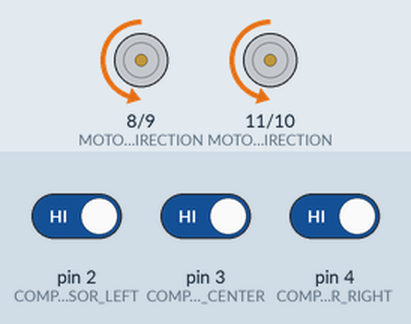
Simulated run of this sketch. Board: Arduino Uno, built with avr-gcc and run on an emulated ATmega328P. Shown: direction and speed pins drawn as motors (green arrow = direction pin HIGH = forward, orange = LOW = backward, longer = more drive). Inputs (shaded band) come from the test bench; at power-on: pin 2 (COMPACT_PROXIMITY_SENSOR_LEFT) HIGH, pin 3 (COMPACT_PROXIMITY_SENSOR_CENTER) HIGH, pin 4 (COMPACT_PROXIMITY_SENSOR_RIGHT) HIGH.

Above: at 1.3 s.
1.7 s: pin 2 (COMPACT_PROXIMITY_SENSOR_LEFT) driven LOW
Timing chart, 0 to 2.1 s (numbered marks = the images above; inputs shaded):
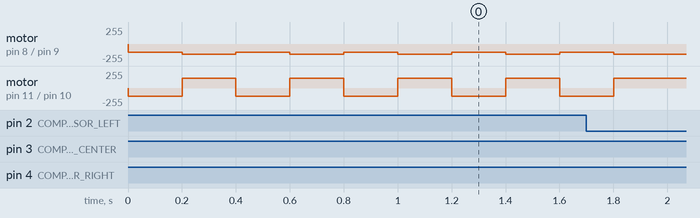

Measured:
- by itself, motor on pin 8 (MOTOR_1_DIRECTION) / pin 9 (MOTOR_1_SPEED): alternates backward 150/255 for 0.20 s and backward 120/255 for 0.20 s
- by itself, motor on pin 11 (MOTOR_2_DIRECTION) / pin 10 (MOTOR_2_SPEED): alternates forward 150/255 for 0.20 s and backward 120/255 for 0.20 s

The sketch:

MINI_PRIME_MAZE.ino
```cpp
//*********************************************//
//                   MINIBOT                   //
//               MINI_PRIME_ MAZE              //
//                                             //
//  This enables a bot to avoid obstacles and  //
//          may also solve mazes.              //
//               Codes by:                     //
//        e-Gizmo Mechatronix Central          //
//         Taft, Manila, Philippines           //
//           http://www.egizmo.com             //
//                May 15,2016                  //
//*********************************************//

// INITIALIZATION:
#define COMPACT_PROXIMITY_SENSOR_LEFT    2       // compact proximity sensor
#define COMPACT_PROXIMITY_SENSOR_CENTER  3       // compact proximity sensor
#define COMPACT_PROXIMITY_SENSOR_RIGHT   4       // compact proximity sensor

#define MOTOR_1_DIRECTION         8       // Motor control HIGH = FWD, LOW = BWD
#define MOTOR_1_SPEED             9       // Speed input
#define MOTOR_2_SPEED            10       // Speed input
#define MOTOR_2_DIRECTION        11       // Motor control HIGH = FWD, LOW = BWD

// VARIABLES
int NORMAL_SPEED = 120;                   // Neutral speed
int TURN_SPEED_HIGH = 120;
int TURN_SPEED_LOW = 20;
int ROTATE_SPEED = 150;
int PAUSE = 200;

// INPUTS AND OUTPUTS
void setup()
{
  Serial.begin(9600);

  // DEFAULT PINS OF THE MOTOR DRIVER (8,9,10,11)
  pinMode(MOTOR_1_DIRECTION, OUTPUT);
  pinMode(MOTOR_1_SPEED, OUTPUT);
  pinMode(MOTOR_2_SPEED, OUTPUT);
  pinMode(MOTOR_2_DIRECTION, OUTPUT);

  pinMode(COMPACT_PROXIMITY_SENSOR_LEFT, INPUT);
  pinMode(COMPACT_PROXIMITY_SENSOR_CENTER, INPUT);
  pinMode(COMPACT_PROXIMITY_SENSOR_RIGHT, INPUT);

  digitalWrite(COMPACT_PROXIMITY_SENSOR_LEFT, HIGH);
  digitalWrite(COMPACT_PROXIMITY_SENSOR_CENTER, HIGH);
  digitalWrite(COMPACT_PROXIMITY_SENSOR_RIGHT, HIGH);
}

// MAIN PROGRAM
void loop()  {
  int PROXIMITY_SENSE_LEFT = digitalRead(COMPACT_PROXIMITY_SENSOR_LEFT);
  int PROXIMITY_SENSE_CENTER = digitalRead(COMPACT_PROXIMITY_SENSOR_CENTER);
  int PROXIMITY_SENSE_RIGHT= digitalRead(COMPACT_PROXIMITY_SENSOR_RIGHT);

  if(PROXIMITY_SENSE_LEFT == 0 && PROXIMITY_SENSE_CENTER == 0 && PROXIMITY_SENSE_RIGHT == 0)
  {
    FORWARD();
  }
  if(PROXIMITY_SENSE_LEFT == 1 && PROXIMITY_SENSE_CENTER == 1 && PROXIMITY_SENSE_RIGHT == 1)
  {
    BACKWARD();
    delay (PAUSE);
    ROTATE();
    delay (PAUSE);
  }
  if(PROXIMITY_SENSE_LEFT == 1)
  {
    RIGHT_TURN();
  }
  if(PROXIMITY_SENSE_CENTER == 1)
  {
    ROTATE();
  }
  if(PROXIMITY_SENSE_RIGHT == 1)
  {
    LEFT_TURN();
  }
}

// PRESET FUNCTIONS
void FORWARD()
{
  digitalWrite(MOTOR_1_DIRECTION, HIGH);
  digitalWrite(MOTOR_2_DIRECTION, HIGH);
  analogWrite(MOTOR_1_SPEED, NORMAL_SPEED);
  analogWrite(MOTOR_2_SPEED, NORMAL_SPEED);
}

void BACKWARD()
{
  digitalWrite(MOTOR_1_DIRECTION, LOW);
  digitalWrite(MOTOR_2_DIRECTION, LOW);
  analogWrite(MOTOR_1_SPEED, NORMAL_SPEED);
  analogWrite(MOTOR_2_SPEED, NORMAL_SPEED);
}

void ROTATE()
{
  digitalWrite(MOTOR_1_DIRECTION,LOW);
  digitalWrite(MOTOR_2_DIRECTION,HIGH);
  analogWrite(MOTOR_1_SPEED,ROTATE_SPEED);
  analogWrite(MOTOR_2_SPEED,ROTATE_SPEED);
}

void STOP()
{
  digitalWrite(MOTOR_1_DIRECTION,HIGH);
  digitalWrite(MOTOR_2_DIRECTION,HIGH);
  analogWrite(MOTOR_1_SPEED,1);
  analogWrite(MOTOR_2_SPEED,1);
}

void LEFT_TURN()
{
  digitalWrite(MOTOR_1_DIRECTION,HIGH);
  digitalWrite(MOTOR_2_DIRECTION,HIGH);
  analogWrite(MOTOR_1_SPEED,TURN_SPEED_LOW );
  analogWrite(MOTOR_2_SPEED,TURN_SPEED_HIGH);
}

void RIGHT_TURN()
{
  digitalWrite(MOTOR_1_DIRECTION,HIGH);
  digitalWrite(MOTOR_2_DIRECTION,HIGH);
  analogWrite(MOTOR_1_SPEED,TURN_SPEED_HIGH);
  analogWrite(MOTOR_2_SPEED,TURN_SPEED_LOW );
}
// PROGRAM ENDS AND LOOP BACK FOREVER                                                                                                                                                   // PARZ
```
